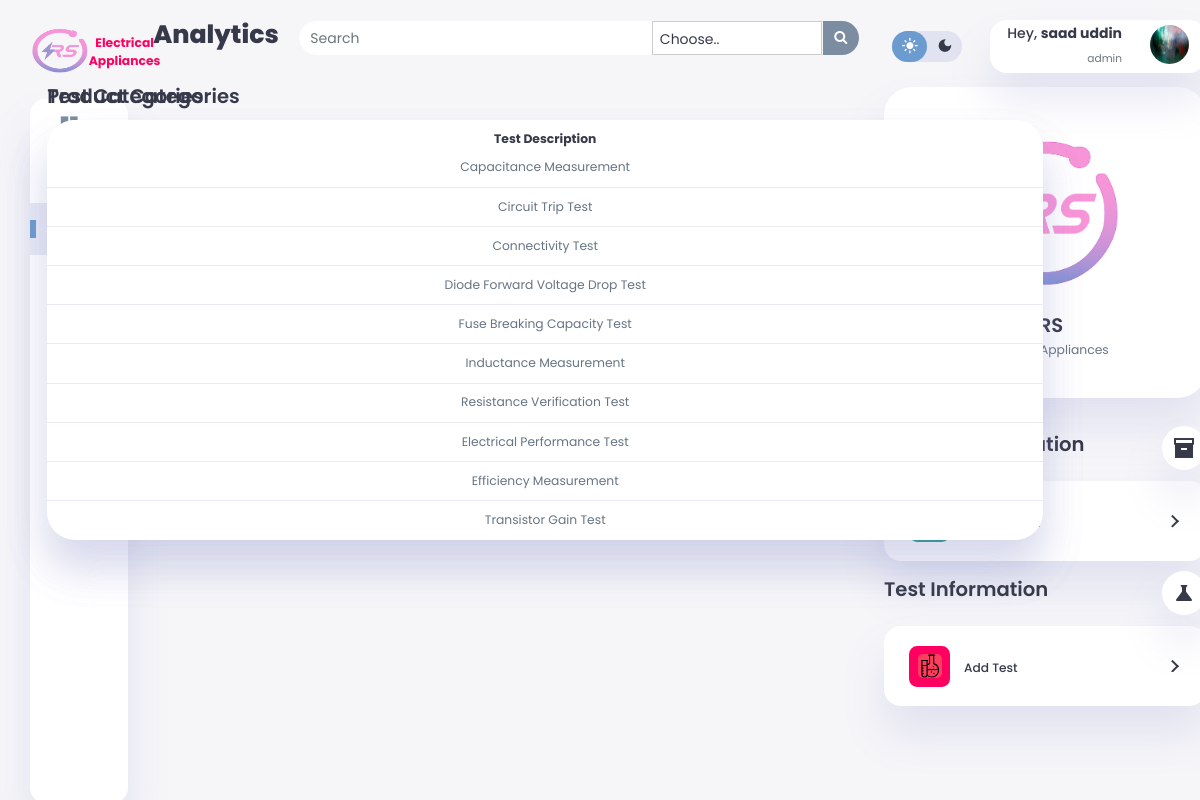
Page /categories.php (signed in) on the committed database.
### tables this page shows
CREATE TABLE `categories` (
  `category_name` varchar(255) NOT NULL,
  `product_code` varchar(10) NOT NULL,
  `test_code` varchar(10) DEFAULT NULL,
  `test_description` varchar(255) DEFAULT NULL
);

CREATE TABLE `role` (
  `r_id` int(11) NOT NULL,
  `fname` varchar(50) NOT NULL,
  `lname` varchar(50) NOT NULL,
  `email` varchar(256) NOT NULL,
  `pass` varchar(256) NOT NULL,
  `role` varchar(10) NOT NULL
);

### categories.php (the view, shortened to what this page needs)
<?php
include("db_connection.php");
?>
<!DOCTYPE html>
<html lang="en">
<head>
    <link href="https://cdn.jsdelivr.net/npm/bootstrap@5.0.2/dist/css/bootstrap.min.css" rel="stylesheet">
    <link rel="stylesheet" href="https://cdnjs.cloudflare.com/ajax/libs/font-awesome/4.7.0/css/font-awesome.min.css">
    <link rel="stylesheet" href="style.css">
</head>
<body>
<?php
include ("./include/sidebar.php");
?>
<main>
<div class="header-container d-flex justify-content-between">
            <h1>Analytics</h1>
            <div class="search ">
                <form action="search_results.php" method="GET" class='form-inline'>
                    <div class="input-group">
                        <input type='text' id='search' class="form-control search-form" name="query" placeholder="Search">
                        <select class="form-control custom-select search-select" name="category" style="max-width: 170px; max-height: 34px;">
                        <option value="" selected disabled hidden>Choose..</option>
                        </select>
                        <span class="input-group-btn" style="width:39px">
                            <button id="search-this" type="submit" class="pull-right btn btn-default search-btn">
                                <i class="fa fa-search"></i>
                            </button>
                        </span>
                    </div>
                </form>
            </div>
        </div>
            <?php
$productCategoryQuery = "SELECT category_name, product_code FROM categories";
$productCategoryResult = mysqli_query($con, $productCategoryQuery);
?>
<div class="recent-orders">
    <h2>Product Categories</h2>
    <?php
    if ($productCategoryResult && mysqli_num_rows($productCategoryResult) > 0) {
        echo "<table border='1'>
                <thead>
                    <tr>
                        <th>Serial No</th>
                        <th>Category Name</th>
                        <th>Product Code</th>
                    </tr>
                </thead>
                <tbody>";
        $serialNo = 1;
        while ($productCategoryRow = mysqli_fetch_assoc($productCategoryResult)) {
            echo "<tr>
                    <td>{$serialNo}</td>
                    <td>{$productCategoryRow['category_name']}</td>
                    <td>{$productCategoryRow['product_code']}</td>
                  </tr>";
            $serialNo++;
        }
        echo "</tbody></table>";
    } else {
        echo "No Product Categories found";
    }
    ?>
</div>
<?php
$testCategoryQuery = "SELECT test_description, test_code FROM categories";
$testCategoryResult = mysqli_query($con, $testCategoryQuery);
?>
<div class="recent-orders">
    <h2>Test Categories</h2>
    <?php
    if ($testCategoryResult && mysqli_num_rows($testCategoryResult) > 0) {
        echo "<table border='1'>
                <thead>
                    <tr>
                        <th>Serial No</th>
                        <th>Test Description</th>
                        <th>Test Code</th>
                    </tr>
                </thead>
                <tbody>";
        $serialNo = 1;
        while ($testCategoryRow = mysqli_fetch_assoc($testCategoryResult)) {
            echo "<tr>
                    <td>{$serialNo}</td>
                    <td>{$testCategoryRow['test_description']}</td>
                    <td>{$testCategoryRow['test_code']}</td>
                  </tr>";
            $serialNo++;
        }
        echo "</tbody></table>";
    } else {
        echo "No Test Categories found";
    }
    ?>
</div>
        </main>
<?php
include ("./include/user-nav.php");
include ("./include/right-section.php");
include ("./include/script.php");
?>

### include/sidebar.php (shortened to what this page needs)
<div class="main-container">
    <aside>
        <div class="toggle">
            <div class="logo">
                <img src="images/logo-02.png">
                <h7>
                    <div class="center">
                        <b class="danger">Electrical</b><br>
                        <b class="danger">Appliances</b>
                    </div>
                </h7>
            </div>
        </div>
        <div class="sidebar">
            <a href="index.php">
            </a>
            <a href="user.php">
            </a>
            <a href="categories.php">
            </a>
            <a href="test.php" class="">
            </a>
            <a href="products.php">
            </a>
            <a href="signin.php">
            </a>
            <a href="signout.php">
            </a>
        </div>
    </aside>

### include/user-nav.php (shortened to what this page needs)
 <?php
include("db_connection.php");
 ?>
 <div class="right-section">
            <div class="nav">
                <div class="day-night">
                    <div class="dark-mode">
                        <span class="material-icons-sharp active">
                        </span>
                        <span class="material-icons-sharp">
                        </span>
                    </div>
                </div>
                <div class="profile">
                    <div class="info">
                        <h6>Hey, <b><?php if(isset($_SESSION['email'])){
                $query = "SELECT * FROM `role` WHERE email = '$_SESSION[email]'";
                $res = mysqli_query($con,$query);
                $row = mysqli_fetch_assoc($res);
                echo $row['fname'] . " " . $row['lname'];
                        }
             ?></b></h6>
                        <small class="text-muted" style="text-align:left;"><?php  echo $row['role']  ?></small>
                    </div>
                    <div class="profile-photo">
                        <img src="images/profile-1.jpg">
                    </div>
                </div>
            </div>

### include/right-section.php (shortened to what this page needs)
<div class="user-profile">
                <div class="logo">
                    <img src="images/logo-02.png">
                    <h2>SRS</h2>
                    <p>Electrical Appliances</p>
                </div>
            </div>
            <div class="reminders">
                <div class="header" id="adminHeading">
                    <h2>Product Information</h2>
                    <span class="material-icons-sharp">
                    </span>
                </div>
                <div class="notification a" id="adminDiv" data-bs-toggle="modal" data-bs-target="#productModal">
                    <div class="icon" id="svg">
                    </div>
                    <div class="content">
                        <div class="info">
                            <h3>Add Product</h3>
                        </div>
                        <span class="arrow right "></span>
                    </div>
                </div>
                <div class="header">
                    <h2>Test Information</h2>
                    <span class="material-icons-sharp">
                    </span>
                </div>
                <div class="notification a deactive " id="employeeDiv" data-bs-toggle="modal" data-bs-target="#TestModal">
                    <div class="icon" id="svg">
                    </div>
                    <div class="content">
                        <div class="info">
                            <h3>Add Test</h3>
                        </div>
                        <span class="arrow right "></span>
                    </div>
                </div>
            </div>
        </div>
    </div>

### include/script.php (shortened to what this page needs)
</body>
</html>

### categories.php (style rules this page uses)
table { margin-bottom: 15px; }

### rows in the picture
categories: test_description "Capacitance Measurement"
categories: test_description "Circuit Trip Test"
categories: test_description "Connectivity Test"
categories: test_description "Diode Forward Voltage Drop Test"
categories: test_description "Fuse Breaking Capacity Test"
categories: test_description "Inductance Measurement"
categories: test_description "Resistance Verification Test"
categories: test_description "Electrical Performance Test"
categories: test_description "Efficiency Measurement"
categories: test_description "Transistor Gain Test"
role: fname "saad", lname "uddin", role "admin"
